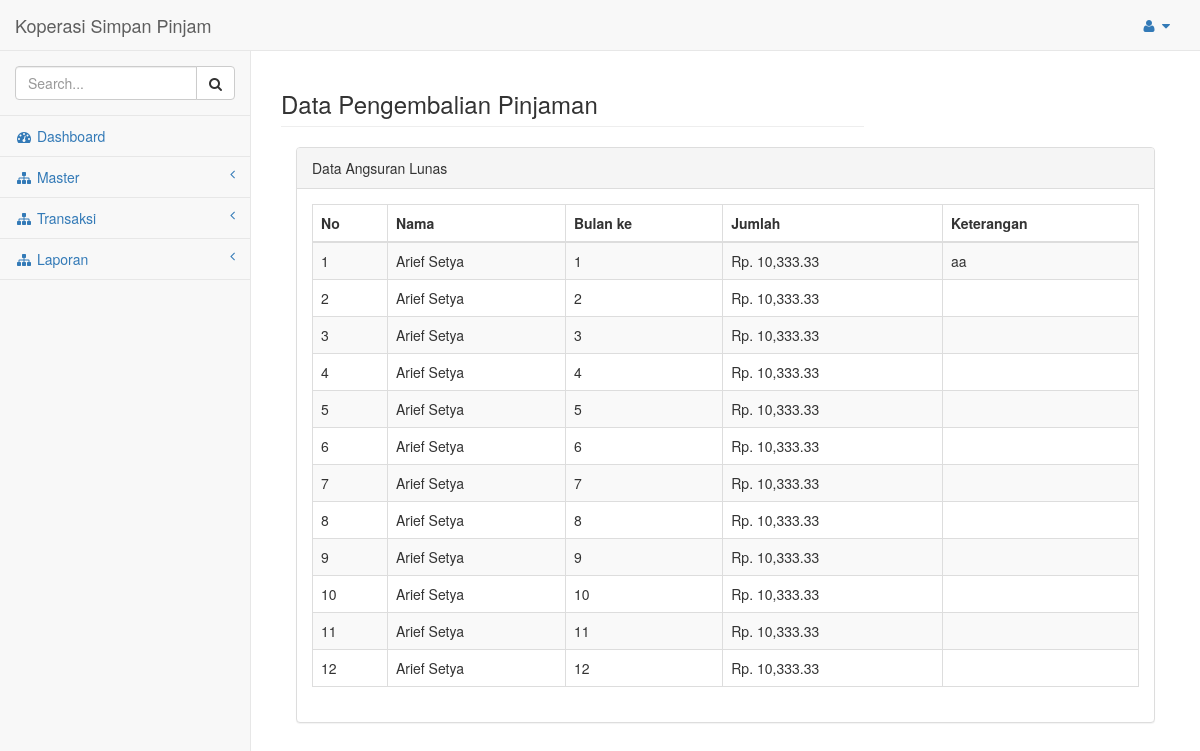
Page /?m=pengembalian&p=all (signed in) on the committed database.
### tables this page shows
CREATE TABLE `transaksi` (
  `id` int(11) NOT NULL AUTO_INCREMENT,
  `id_anggota` varchar(255) DEFAULT NULL,
  `id_induk` varchar(255) DEFAULT NULL,
  `jumlah_asli` decimal(65,2) DEFAULT NULL,
  `jumlah_bunga` decimal(65,2) DEFAULT NULL,
  `biaya_admin` decimal(65,2) DEFAULT NULL,
  `biaya_materai` decimal(65,2) DEFAULT NULL,
  `biaya_asuransi` decimal(65,2) DEFAULT NULL,
  `total_peminjaman` decimal(65,2) DEFAULT NULL,
  `angsuran` decimal(65,2) DEFAULT NULL,
  `jumlah_total` decimal(65,2) DEFAULT NULL,
  `info_ke` varchar(255) DEFAULT NULL,
  `bunga` varchar(255) DEFAULT NULL,
  `status` varchar(255) DEFAULT NULL,
  `jenis_transaksi` varchar(255) DEFAULT NULL,
  `keterangan` varchar(255) DEFAULT NULL,
  `created_at` timestamp NULL DEFAULT NULL ON UPDATE CURRENT_TIMESTAMP,
  `bulan` int(2) DEFAULT NULL,
  `tahun` int(4) DEFAULT NULL,
  PRIMARY KEY (`id`)
);

CREATE TABLE `anggota` (
  `id` int(11) NOT NULL AUTO_INCREMENT,
  `no_anggota` varchar(255) DEFAULT NULL,
  `nama` varchar(255) DEFAULT NULL,
  `email` varchar(255) DEFAULT NULL,
  `no_hp` varchar(255) DEFAULT NULL,
  `jk` varchar(255) DEFAULT NULL,
  `alamat` varchar(255) DEFAULT NULL,
  `rtrw` varchar(255) DEFAULT NULL,
  `kel` varchar(255) DEFAULT NULL,
  `kec` varchar(255) DEFAULT NULL,
  `kab` varchar(255) DEFAULT NULL,
  `prov` varchar(255) DEFAULT NULL,
  `kodepos` varchar(255) DEFAULT NULL,
  `negara` varchar(255) DEFAULT NULL,
  PRIMARY KEY (`id`)
);

### config/koneksi.php (called while the page is built, shortened)
<?php
$url = "http://localhost/koperasi/";
?>

### views/transaksi/pengembalian/all.php (the view)
<?php
$data = $koneksi->prepare("SELECT transaksi.*,anggota.nama FROM transaksi left join anggota on anggota.id=transaksi.id_anggota where status='Lunas' and jenis_transaksi='Angsuran'");
$data->execute();
$rows = $data->fetchAll();
?>
<div class="row">
	<div class="col-lg-8">
        <h3 class="page-header">Data Pengembalian Pinjaman</h3>
    </div>
</div>
<div class="col-lg-12">
	<div class="panel panel-default">
		<div class="panel-heading"> Data Angsuran Lunas </div>
		<div class="panel-body">
		<div class="table-responsive">
			<table class="table table-striped table-bordered table-hover">
			<thead>
				<tr>
					<th>No</th>
					<th>Nama</th>
					<th>Bulan ke</th>
					<th>Jumlah</th>
					<th>Keterangan</th>
				</tr>
			</thead>
<tbody>
	<?php
	$i = 1;
	foreach($rows as $key){
	?>
		<tr>
			<td><?php echo $i;?></td>
			<td><?php echo $key['nama'];?></td>
			<td><?php echo $key['info_ke'];?></td>
			<td><?php echo "Rp. ".number_format($key['jumlah_total'],2);?></td>
			<td><?php echo $key['keterangan'];?></td>
		</tr>
	<?php
	$i++;
	}
	?>
</tbody>
</table>
		</div>
		</div>
		</div>
	</div>
</div>

### index.php (shortened to what this page needs)
<?php
include "config/koneksi.php";
global $koneksi;
?>
<!DOCTYPE html>
<html lang="en">
<head>
    <link href="<?php echo$url;?>assets/bower_components/bootstrap/dist/css/bootstrap.min.css" rel="stylesheet">
    <link href="<?php echo$url;?>assets/bower_components/metisMenu/dist/metisMenu.min.css" rel="stylesheet">
    <link href="<?php echo$url;?>assets/dist/css/timeline.css" rel="stylesheet">
    <link href="<?php echo$url;?>assets/dist/css/sb-admin-2.css" rel="stylesheet">
    <link href="<?php echo$url;?>assets/bower_components/morrisjs/morris.css" rel="stylesheet">
    <link href="<?php echo$url;?>assets/bower_components/font-awesome/css/font-awesome.min.css" rel="stylesheet" type="text/css">
</head>
<body>
    <div id="wrapper">
		<?php include "views/Utility/menu.php";?>
        <div id="page-wrapper">
            <?php
				$m = isset($_GET['m'])?trim($_GET['m']):"";
				$p = isset($_GET['p'])?trim($_GET['p']):"";
				switch($m){
					case 'pengembalian':
						switch($p){
							case 'all':
								include "views/transaksi/pengembalian/all.php";
							break;
						}
					break;
				}
				?>
        </div>
</body>
</html>

### views/Utility/menu.php (shortened to what this page needs)
  <nav class="navbar navbar-default navbar-static-top" role="navigation" style="margin-bottom: 0">
      <div class="navbar-header">
          <a class="navbar-brand" href="index.php">Koperasi Simpan Pinjam</a>
      </div>
      <ul class="nav navbar-top-links navbar-right">
          <li class="dropdown">
          <li class="dropdown">
              <a class="dropdown-toggle" data-toggle="dropdown" href="#">
                  <i class="fa fa-user fa-fw"></i>  <i class="fa fa-caret-down"></i>
              </a>
          </li>
      </ul>
      <div class="navbar-default sidebar" role="navigation">
          <div class="sidebar-nav navbar-collapse">
              <ul class="nav" id="side-menu">
                  <li class="sidebar-search">
                      <div class="input-group custom-search-form">
                          <input type="text" class="form-control" placeholder="Search...">
                          <span class="input-group-btn">
                          <button class="btn btn-default" type="button">
                              <i class="fa fa-search"></i>
                          </button>
                      </span>
                      </div>
                  </li>
                  <li>
                      <a href="<?php echo $url;?>"><i class="fa fa-dashboard fa-fw"></i> Dashboard</a>
                  </li>
                  <li>
                      <a href="#"><i class="fa fa-sitemap fa-fw"></i> Master<span class="fa arrow"></span></a>
                  </li>
                  <li>
	<a href="#"><i class="fa fa-sitemap fa-fw"></i> Transaksi<span class="fa arrow"></span></a>
</li>
<li>
                      <a href="#"><i class="fa fa-sitemap fa-fw"></i> Laporan<span class="fa arrow"></span></a>
		</li>
              </ul>
          </div>
      </div>
  </nav>

### rows in the picture
transaksi: id_anggota.nama "Arief Setya", info_ke "1", jumlah_total "10,333.33", keterangan "aa"
transaksi: id_anggota.nama "Arief Setya", info_ke "2", jumlah_total "10,333.33"
transaksi: id_anggota.nama "Arief Setya", info_ke "3", jumlah_total "10,333.33"
transaksi: id_anggota.nama "Arief Setya", info_ke "4", jumlah_total "10,333.33"
transaksi: id_anggota.nama "Arief Setya", info_ke "5", jumlah_total "10,333.33"
transaksi: id_anggota.nama "Arief Setya", info_ke "6", jumlah_total "10,333.33"
transaksi: id_anggota.nama "Arief Setya", info_ke "7", jumlah_total "10,333.33"
transaksi: id_anggota.nama "Arief Setya", info_ke "8", jumlah_total "10,333.33"
transaksi: id_anggota.nama "Arief Setya", info_ke "9", jumlah_total "10,333.33"
transaksi: id_anggota.nama "Arief Setya", info_ke "10", jumlah_total "10,333.33"
transaksi: id_anggota.nama "Arief Setya", info_ke "11", jumlah_total "10,333.33"
transaksi: id_anggota.nama "Arief Setya", info_ke "12", jumlah_total "10,333.33"
